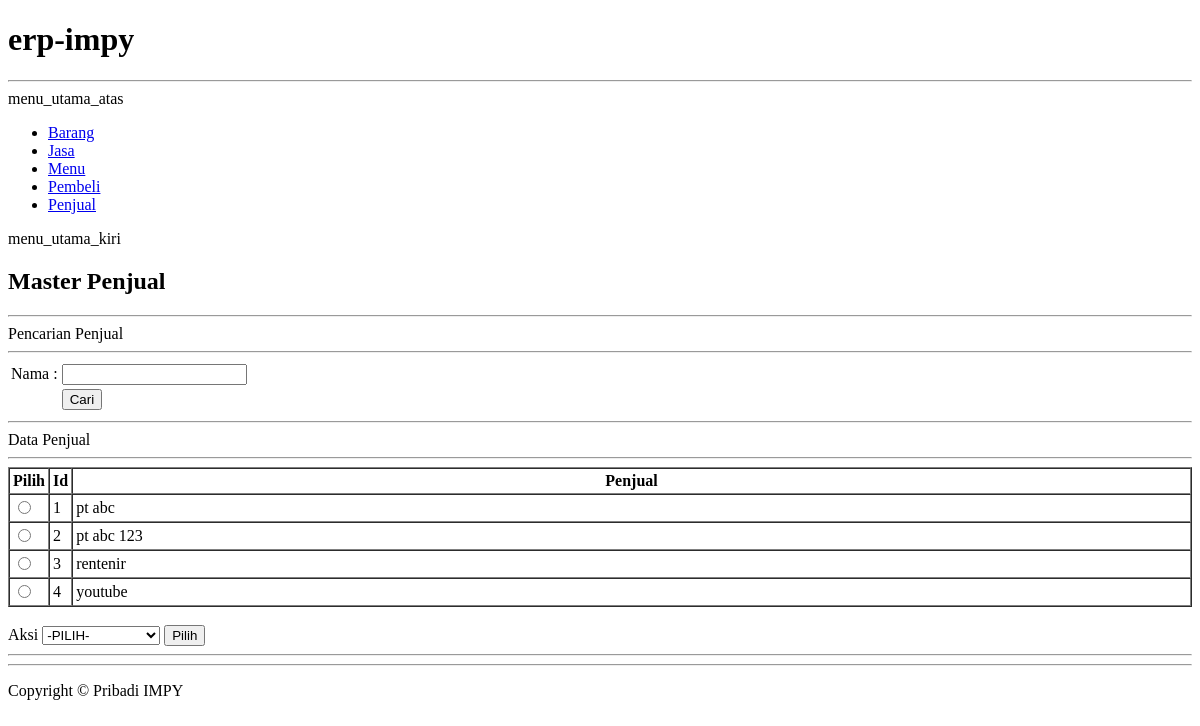
Page /index.php?mid=5 on the earlier database version.
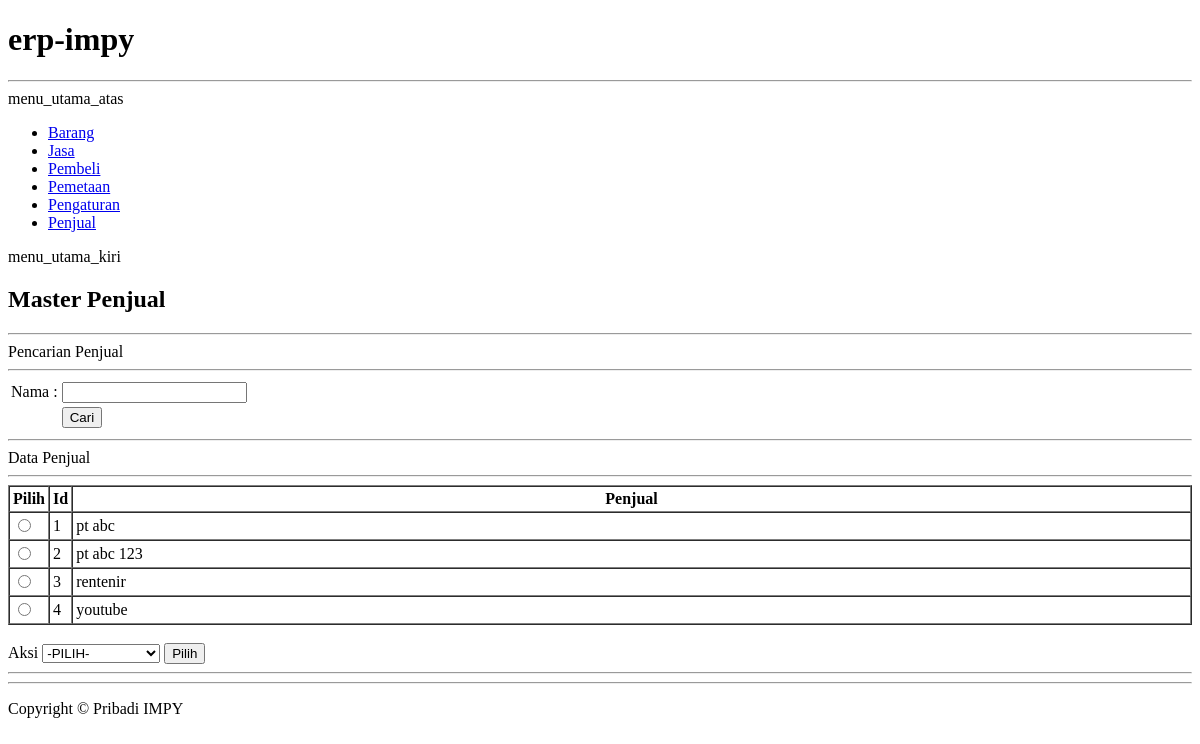
Same page on the later database version.
### tables this page shows
CREATE TABLE `menu` (
  `id` int(11) NOT NULL,
  `menu_id` int(11) NOT NULL DEFAULT 0,
  `nama` varchar(255) NOT NULL,
  `module` varchar(255) NOT NULL,
  `posisi_menu` enum('menu_utama_atas','menu_utama_kiri','menu_utama_kanan','menu_utama_bawah','menu_isi_atas','menu_isi_kiri','menu_isi_kanan','menu_isi_bawah') NOT NULL DEFAULT 'menu_utama_atas',
  `urutan` int(11) NOT NULL,
  `aktif` enum('Y','T') NOT NULL DEFAULT 'Y'
);

CREATE TABLE `penjual` (
  `id` int(11) NOT NULL,
  `nama` varchar(255) NOT NULL
);

### index.php (called while the page is built)
<?php
include('sistem.php');
include('tampilan.php');

### sistem.php (called while the page is built, shortened)
<?php
$mid=isset($_REQUEST['mid'])?$_REQUEST['mid']:'';
include('fungsi.php');

### fungsi.php (called while the page is built)
<?php
function index($mid) {
    return "index.php?mid={$mid}";
}

### module/penjual/penjual-data.php (the view, shortened to what this page needs)
Data Penjual
<hr>
<form action="<?=index($mid)?>&controller=form" method="post">
	<table width="100%" border="1" cellpadding="3" cellspacing="0">
		<tr>
			<th width="1">Pilih</th>
			<th width="1">Id</th>
			<th>Penjual</th>
		</tr>
		<?php
		$where = '';
		$sql = "SELECT id, nama FROM penjual WHERE 1 = 1 {$where}";
		$rs = $db->query($sql);
		?>
		<?php while ($row = $rs->fetch_object()) { ?>
			<tr>
				<td><input type="radio" name="id" value="<?=$row->id?>"></td>
				<td><?=$row->id?></td>
				<td><?=$row->nama?></td>
			</tr>
		<?php } ?>
	</table>
	<br>
	Aksi
	<select name="action">
		<option value="">-PILIH-</option>
	</select>
	<button type="submit" name="submit" value="pilih">Pilih</button>
</form>
<hr>

### menu_utama_atas.php
menu_utama_atas
<?php
$sql="SELECT id,nama FROM menu WHERE menu_id='0' AND posisi_menu='menu_utama_atas' AND aktif='Y' ORDER BY urutan,nama";
$rs=$db->query($sql);
?>
<ul>
    <?php while ($row=$rs->fetch_object()) { ?>
    <li>
        <a href="index.php?mid=<?=$row->id?>">
            <?=$row->nama?>
        </a>
    </li>
    <?php } ?>
</ul>

### isi.php
<?php
$sqlModule="SELECT module FROM menu WHERE id='{$mid}' AND module > '' AND aktif='Y'";
$rsModule=$db->query($sqlModule);
?>
<?php while ($rowModule=$rsModule->fetch_object()) { ?>
    <?php if (file_exists(FOLDER_MODULE.'/'.$rowModule->module)) { ?>
        <?php include FOLDER_MODULE.'/'.$rowModule->module ?>
    <?php } ?>
<?php } ?>

### module/penjual/penjual-form-cari.php
<h2>Master Penjual</h2>
<hr>
Pencarian Penjual
<hr>
<form action="<?=index($mid)?>&controller=data" method="post">
	<table>
		<tr>
			<td>Nama</td>
			<td>:</td>
			<td><input type="text" name="nama" value="<?=$nama?>"></td>
		</tr>
		<tr>
			<td></td>
			<td></td>
			<td><button type="submit" name="submit" value="cari">Cari</button></td>
		</tr>
	</table>
</form>
<hr>

Differences in the rows shown:
no longer on this page (row edited): menu: nama "Menu", shown under "erp-impy"
added menu: nama "Pemetaan", shown under "erp-impy"
added menu: nama "Pengaturan", shown under "erp-impy"
